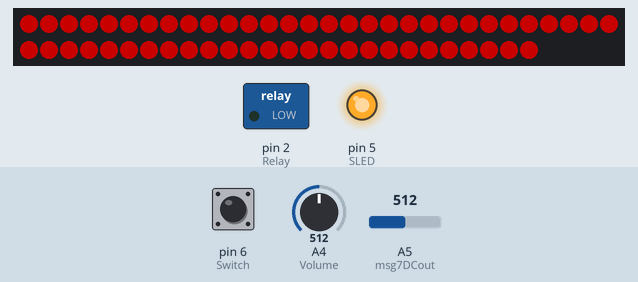
Bench run of a sketch on a simulated Arduino Uno, built with avr-gcc and run on an emulated ATmega328P. Shown: 56 RGB LEDs in strip order, left to right, continuing on the next row, switched loads named in the sketch (green lamp = pin HIGH), output pins drawn as LEDs (lit = HIGH). The inputs (shaded band) are chosen by the test bench; at power-on: A4 (Volume) = 512, pin 6 (Switch) LOW, A5 (msg7DCout) = 512. Dim RGB values are drawn brighter than linear; pins used as bus, display or sensor lines are not drawn.

Above: at 1.2 s.
1.3 s: A4 (Volume) set to 90
At 2.35 s:
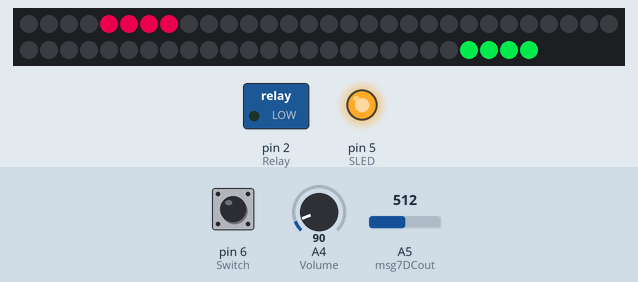
3.4 s: pin 6 (Switch) pulled HIGH for 3.2 s
At 6.86 s:
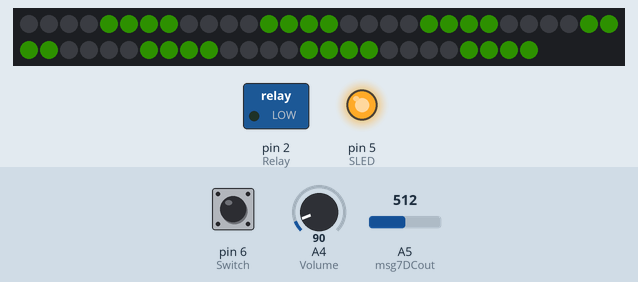
8.1 s: A5 (msg7DCout) set to 40
At 8.8 s:
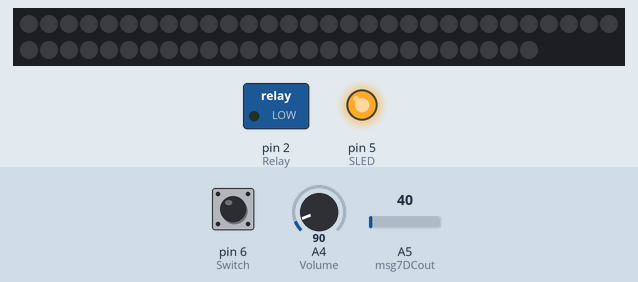
11.1 s: A5 (msg7DCout) set to 73
13.6 s: A5 (msg7DCout) set to 83
At 15.0 s:
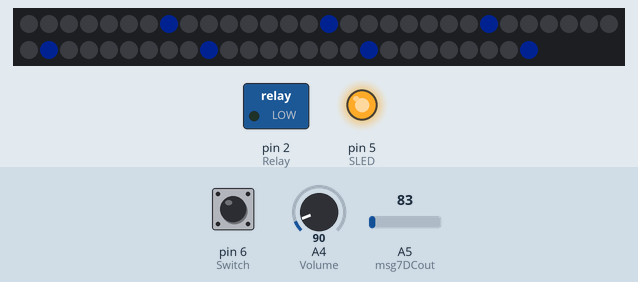
15.9 s: A4 (Volume) set to 210
Timing chart, 0 to 18.9 s (numbered marks = the images above; inputs shaded):
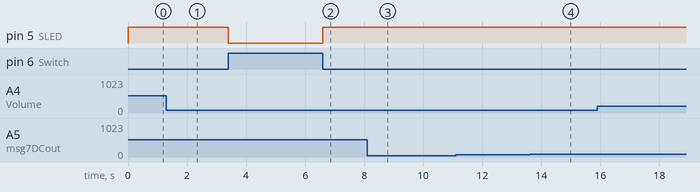

The sketch:

spectrumAnalyzer.ino
```cpp
#include <Adafruit_NeoPixel.h>
#define msg7RESET 4
#define msg7Strobe 3
#define msg7DCout 5
#define Switch 6
#define SLED 5
#define Volume 4
#define Relay 2
#define LEDPIN 8
#define NUMPIXELS    56

int spectrumRead[7];
int spectrumVolume[7];
int colorvalue[7];
int allvol;
int peak[7];
int peakvol[7];
int CLstep,CLstep2;
int CLtime,CLStime,CLspeed,CLvol;
bool CLfirst=false;
bool CLfirst2=false;
Adafruit_NeoPixel pixels = Adafruit_NeoPixel(NUMPIXELS, LEDPIN, NEO_GRB + NEO_KHZ800);

int delayval = 1; // delay for half a second
int pixel[7][8];
unsigned long SWStime,SWtime;
int maxF,maxV;
int bassmax;
int mode=0;
bool modenext=false;
void modes(int modenum);
void getspectrum();
void modechange();

void setup() {
  for(int i=0;i<7;i++)
  {
    for(int j=0;j<8;j++)
    {
      pixel[i][j]=8*i+(7-j);
    }
  }
  pinMode(msg7RESET, OUTPUT);
  pinMode(msg7Strobe, OUTPUT);
  pinMode(Relay, OUTPUT);
  pinMode(Switch,INPUT);
  pinMode(SLED, OUTPUT);
  //digitalWrite(Switch,LOW);
  pixels.begin();
  Serial.begin(9600);
  CLspeed=(int)map(analogRead(Volume),0,1024,20,200);
}

void setpixel(int num,double colornum,double brightness)
{
  int red,green,blue;
  if(colornum<100)
  {
    red=(double)255/50*colornum-255;
  }
  else
  {
    red=(double)-255/50*colornum+765;
  }
  if(red<0)
  {
    red=0;
  }

  if(colornum<50)
  {
    green=(double)255/50*colornum;
  }
  else
  {
    green=(double)-255/50*colornum+510;
  }
  if(green<0)
  {
    green=0;
  }
  if(colornum<100)
  {
    blue=(double)-255/50*colornum+255;
  }
  else
  {
    blue=(double)255/50*colornum-510;
  }
  if(blue<0)
  {
    blue=0;
  }
  red=(double)red/255*brightness;
  green=(double)green/255*brightness;
  blue=(double)blue/255*brightness;

  if(colornum==200)
  {
    red=(double)250/255*brightness;
    green=(double)250/255*brightness;
    blue=(double)250/255*brightness;
  }
   pixels.setPixelColor(num, pixels.Color(red,green,blue));

}
void loop()
{
  modechange();
  getspectrum();
  modes(mode);
  pixels.show();
  //Serial.println(maxF);
}
void getspectrum()
{
  digitalWrite(msg7RESET, HIGH);          // reset the MSGEQ7's counter
  delay(3);
  digitalWrite(msg7RESET, LOW);

   for (int x = 0; x < 7; x++)
   {
      digitalWrite(msg7Strobe, LOW);      // output each DC value for each freq band
      delayMicroseconds(35); // to allow the output to settle
      spectrumRead[x] = analogRead(msg7DCout);
      colorvalue[x] = map(spectrumRead[x], 0, 1024, 0, 125);  // scale analogRead's value to Write's 255 max
      digitalWrite(msg7Strobe, HIGH);
   }
   maxV=0;
   for(int i=0;i<7;i++)
   {
      maxV=max(maxV,spectrumRead[i]);
      if(maxV==spectrumRead[i])
      {
        maxF=i;
      }
      if(spectrumRead[i]>peak[i])
      {
        peak[i]=spectrumRead[i];
      }
   }
   allvol=0;
   for(int i=0;i<7;i++)
   {
     spectrumVolume[i]=(spectrumRead[i]+50)/128;
     allvol+=spectrumRead[i];
   }
   allvol=(double)allvol/7/1024*200;
}
void modechange()
{
  if(digitalRead(Switch)==HIGH)
  {
    SWStime=millis();
    digitalWrite(SLED,LOW);
    modenext=false;
  }
  else
  {
    digitalWrite(SLED,HIGH);
    SWtime=millis()-SWStime;
    if(SWtime%500<200)
    {
      if(modenext==false)
      {
        modenext=true;
        if(modenext)
        {
          mode++;
          if(mode==8)
          {
            mode=0;
          }
        }
      }
    }
    else
    {
      modenext=false;
    }
  }
}

void modes(int modenum)
{
  switch (modenum)
  {


    case 0://各スペクトルの音量毎に色を変える
    {
      for(int i=0;i<7;i++)
      {
        for(int j=0;j<spectrumVolume[i];j++)
        {
          setpixel(pixel[i][j],colorvalue[i],map(analogRead(Volume),0,1024,0,255) );
        }
        for(int j=spectrumVolume[i];j<8;j++)
        {
          pixels.setPixelColor(pixel[i][j], pixels.Color(0,0,0));
        }
      }
      break;
    }


    case 1://周波数によって色が変わる
    {
      for(int i=0;i<7;i++)
      {
        for(int j=0;j<spectrumVolume[i];j++)
        {
          setpixel(pixel[i][j],(double)100/6*i,map(analogRead(Volume),0,1024,0,255) );
        }
        for(int j=spectrumVolume[i];j<8;j++)
        {
          pixels.setPixelColor(pixel[i][j], pixels.Color(0,0,0));
        }
      }
      break;
    }


    case 2://ピークホールド
    {
      for(int i=0;i<7;i++)
      {
        colorvalue[i]=(double)colorvalue[i]*8/7;
        if(colorvalue[i]>100)
        {
          colorvalue[i]=100;
        }
        peakvol[i]=peak[i]/128;
        for(int j=0;j<spectrumVolume[i];j++)
        {
          setpixel(pixel[i][j],colorvalue[i],map(analogRead(Volume),0,1024,0,255) );
        }
        for(int j=spectrumVolume[i];j<8;j++)
        {
          pixels.setPixelColor(pixel[i][j], pixels.Color(0,0,0));
        }
        setpixel(pixel[i][peakvol[i]], 200,map(analogRead(Volume),0,1024,0,255));
        peak[i]-=15;
      }
      break;
    }


    case 3://全音量で明るさを変える
    {
      if(allvol<50)
      {
        allvol=0;
      }
      /*else
      {
        allvol=250;
      }*/
      for(int i=0;i<7;i++)
      {
        for(int j=0;j<8;j++)
        {
          setpixel(pixel[i][j],(double)100/6*maxF,allvol );
        }
      }
      break;
    }


    case 4://カラースワイプ
    {

      CLStime=millis()/CLspeed;
      CLstep=CLStime%7;
      if(CLstep==0)
      {
        CLspeed=(int)map(analogRead(Volume),0,1024,20,200);
        if(CLfirst)
        {
          CLstep2+=1;
          if(CLstep2>11)
          {
            CLstep2=0;
          }
          CLfirst=false;
        }
      }
      else
      {
        CLfirst=true;
      }
      for(int i=0;i<7;i++)
      {
        if(i<=CLstep)
        {
          for(int j=0;j<spectrumVolume[i];j++)
          {
            setpixel(pixel[i][j],(double)150/12*(CLstep2),250/(CLstep+1-i)/(CLstep+1-i) );
          }
        }
        else
        {
          for(int j=0;j<spectrumVolume[i];j++)
          {
            if(CLstep2==0)
            {
              setpixel(pixel[i][j],(double)150/12*(11),250/(CLstep+7-i)/(CLstep+7-i) );
            }
            else
            {
              setpixel(pixel[i][j],(double)150/12*(CLstep2-1),250/(CLstep+7-i)/(CLstep+7-i) );
            }
          }
        }
        for(int j=spectrumVolume[i];j<8;j++)
        {
          pixels.setPixelColor(pixel[i][j], pixels.Color(0,0,0));
        }
      }
      break;
    }


    case 5://カラースワイプクロス
    {
      CLStime=millis()/CLspeed;
      CLstep=CLStime%7;
      if(CLstep==0)
      {
        CLspeed=(int)map(analogRead(Volume),0,1024,5,100);
        if(CLfirst)
        {
          CLstep2+=1;
          if(CLstep2>11)
          {
           CLstep2=0;
          }
          CLfirst=false;
        }
      }
      else
      {
        CLfirst=true;
      }
      for(int i=0;i<7;i++)
      {
        if(i==CLstep)
        {
          for(int j=0;j<spectrumVolume[i];j++)
          {
            setpixel(pixel[i][j],(double)150/12*(CLstep2),250/(CLstep+1-i)/(CLstep+1-i) );
          }
        }
        else if(i==6-CLstep)
        {
          for(int j=0;j<spectrumVolume[i];j++)
          {
            if(CLstep2>5)
            {
              setpixel(pixel[i][j],(double)150/12*(CLstep2-6),250/(6-CLstep+1-i)/(6-CLstep+1-i) );
            }
            else
            {
              setpixel(pixel[i][j],(double)150/12*(CLstep2+6),250/(6-CLstep+1-i)/(6-CLstep+1-i) );
            }
          }
        }
        else
        {
          for(int j=0;j<spectrumVolume[i];j++)
          {
            if(CLstep2==0)
            {
              setpixel(pixel[i][j],(double)150/12*(11),250/(CLstep+7-i)/(CLstep+7-i)*0 );
            }
            else
            {
              setpixel(pixel[i][j],(double)150/12*(CLstep2-1),250/(CLstep+7-i)/(CLstep+7-i)*0  );
            }
          }
        }
        for(int j=spectrumVolume[i];j<8;j++)
        {
          pixels.setPixelColor(pixel[i][j], pixels.Color(0,0,0));
        }
      }
      break;
    }


    case 6://周波数によって色が変わる(フェードインアウト)
    {
      CLStime=millis()/CLspeed;
      CLstep=CLStime%10;
      CLspeed=(int)map(analogRead(Volume),0,1024,5,200);
      if(CLfirst)
      {
        if(CLstep!=CLstep2)
        {
          if(CLstep==0)
          {
            CLfirst=false;
            CLvol=255*(11-CLstep)/10;
          }
          else
          {
            CLvol=255*(CLstep+1)/10;
          }
        }
        else
        {
          CLvol=255*(CLstep+1)/10;
        }
      }
      else
      {
        if(CLstep!=CLstep2)
        {
          if(CLstep==0)
          {
            CLfirst=true;
            CLvol=255*(CLstep+1)/10;
          }
          else
          {
            CLvol=255*(11-CLstep)/10;
          }
        }
        else
        {
          CLvol=255*(11-CLstep)/10;
        }
      }

      for(int i=0;i<7;i++)
      {
        for(int j=0;j<spectrumVolume[i];j++)
        {
          setpixel(pixel[i][j],(double)100/6*i,CLvol );
        }
        for(int j=spectrumVolume[i];j<8;j++)
        {
          pixels.setPixelColor(pixel[i][j], pixels.Color(0,0,0));
        }
      }
      CLstep2=CLstep;
      break;
    }

    case 7://カラースワイプone point
    {

      CLStime=millis()/CLspeed;
      CLstep=CLStime%7;
      if(CLstep==0)
      {
        CLspeed=(int)map(analogRead(Volume),0,1024,20,200);
        if(CLfirst)
        {
          CLstep2+=1;
          if(CLstep2>11)
          {
            CLstep2=0;
          }
          CLfirst=false;
        }
      }
      else
      {
        CLfirst=true;
      }
      for(int i=0;i<7;i++)
      {
        if(i<=CLstep)
        {
          for(int j=0;j<spectrumVolume[i];j++)
          {
            if(j==spectrumVolume[i]-1)
            {
              setpixel(pixel[i][j],(double)150/12*(CLstep2),250/(CLstep+1-i)/(CLstep+1-i)/(CLstep+1-i) );
            }
            else
            {
              setpixel(pixel[i][j],(double)150/12*(CLstep2),0 );
            }
          }
        }
        else
        {
          for(int j=0;j<spectrumVolume[i];j++)
          {
            if(CLstep2==0)
            {
              if(j==spectrumVolume[i]-1)
              {
                setpixel(pixel[i][j],(double)150/12*(11),250/(CLstep+7-i)/(CLstep+7-i) /(CLstep+7-i));
              }
              else
              {
                setpixel(pixel[i][j],(double)150/12*(CLstep2),0 );
              }
            }
            else
            {
              if(j==spectrumVolume[i]-1)
              {
                setpixel(pixel[i][j],(double)150/12*(CLstep2-1),250/(CLstep+7-i)/(CLstep+7-i)/(CLstep+7-i) );
              }
              else
              {
                setpixel(pixel[i][j],(double)150/12*(CLstep2),0 );
              }
            }
          }
        }
        for(int j=spectrumVolume[i];j<8;j++)
        {
          pixels.setPixelColor(pixel[i][j], pixels.Color(0,0,0));
        }
      }
      break;
    }
    case 8://各スペクトルの音量毎に色を変える
    {
      int bassvolume=0,treblevolume=0;
      for(int i=0;i<4;i++)
      {
        bassvolume+=spectrumRead[i];
        treblevolume+=spectrumRead[i+3];
      }
      bassvolume/=(4*100);
      treblevolume/=(4*100);

      for(int j=0;j<bassvolume;j++)
      {
        setpixel(pixel[0][j],50,map(analogRead(Volume),0,1024,0,255) );
      }
      for(int j=bassvolume;j<8;j++)
      {
        setpixel(pixel[0][j],50,0 );
      }
      for(int j=0;j<treblevolume;j++)
      {
        setpixel(pixel[6][j],50,map(analogRead(Volume),0,1024,0,255) );
      }
      for(int j=treblevolume;j<8;j++)
      {
        setpixel(pixel[6][j],50,0 );
      }

      break;
    }
  }
}
```

Measured:
- after the input at 3.4 s, pin 5 (SLED): HIGH → LOW at once, → HIGH 3.2 s later
- after the input at 8.1 s, the LEDs: change at once (image 3)
- after the input at 13.6 s, the LEDs: first change at once (image 4 shows a later state)
- what the display in image 2 shows lasts 0.5 s, from 6.6 s to 7.1 s
